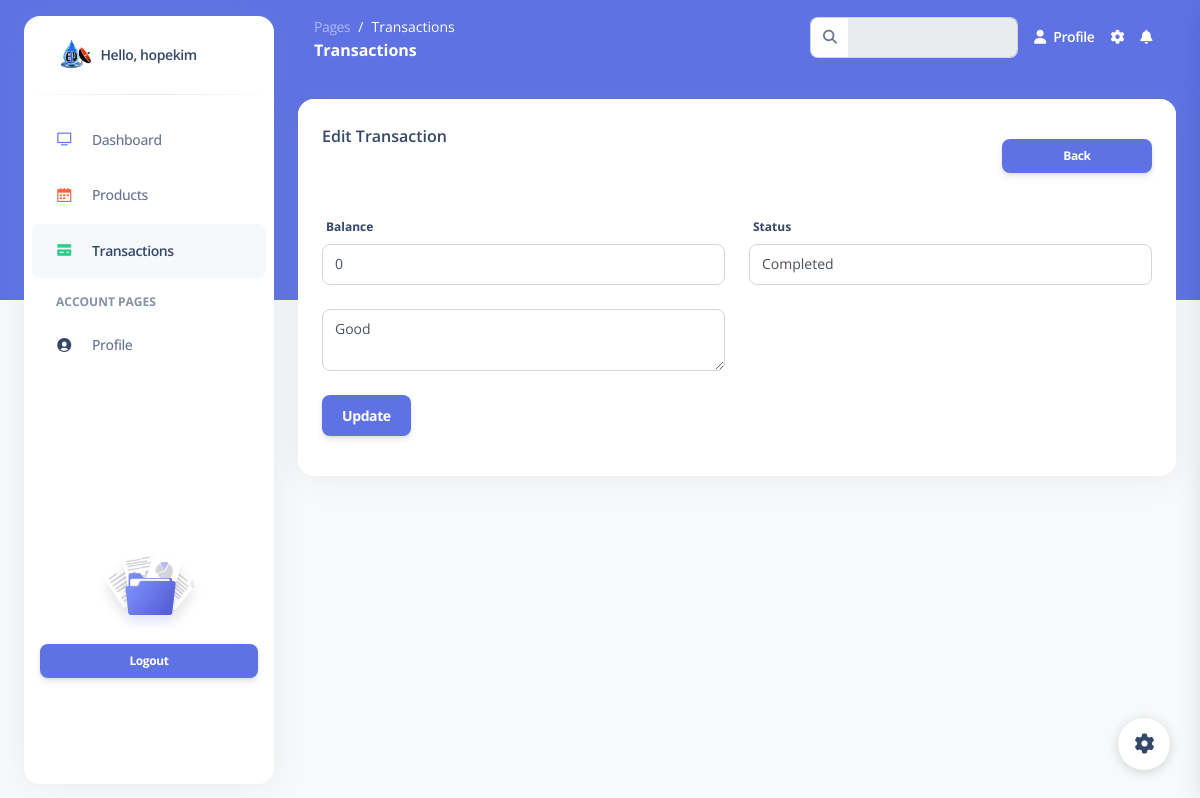
Screenshot of /customer-care/pages/edit-transaction.php?id=49 (signed in) with the database file from the repository.
### tables this page shows
CREATE TABLE `orders` (
  `id` int(11) NOT NULL,
  `user_id` int(11) NOT NULL,
  `invoice_no` varchar(11) NOT NULL,
  `customer_name` varchar(255) NOT NULL,
  `phone` varchar(255) NOT NULL,
  `notes` text NOT NULL,
  `total_price` int(11) NOT NULL,
  `balance` int(11) NOT NULL,
  `payment_mode` varchar(255) NOT NULL,
  `status` tinyint(4) NOT NULL,
  `created_at` timestamp NOT NULL DEFAULT current_timestamp()
);

### functions/userfunctions.php (called while the page is built, shortened)
<?php
function getOrders($order_id) {
    global $conn;
    $query = "SELECT * FROM orders WHERE id='$order_id'";
    return $query_run = mysqli_query($conn, $query);
}
?>

### customer-care/pages/edit-transaction.php (the view, shortened to what this page needs)
<?php
require_once '../../functions/userfunctions.php';
?>
<!DOCTYPE html>
<html lang="en">
<head>
  <link href="../assets/css/nucleo-icons.css" rel="stylesheet" />
  <link href="../assets/css/nucleo-svg.css" rel="stylesheet" />
  <link href="../assets/css/nucleo-svg.css" rel="stylesheet" />
  <link id="pagestyle" href="../assets/css/argon-dashboard.css?v=2.0.4" rel="stylesheet" />
</head>
<body class="g-sidenav-show   bg-gray-100">
  <aside class="sidenav bg-white navbar navbar-vertical navbar-expand-xs border-0 border-radius-xl my-3 fixed-start ms-4 " id="sidenav-main">
    <div class="sidenav-header">
      <a class="navbar-brand m-0" href="./profile.html">
        <img src="../logo.png" class="navbar-brand-img h-100" alt="main_logo">
        <span class="ms-1 font-weight-bold">
          <?php echo "Hello, ".$_SESSION['sessionuser']?>
        </span>
      </a>
    </div>
    <hr class="horizontal dark mt-0">
    <div class="collapse navbar-collapse  w-auto " id="sidenav-collapse-main">
      <ul class="navbar-nav">
        <li class="nav-item">
          <a class="nav-link" href="./index.php">
            <div class="icon icon-shape icon-sm border-radius-md text-center me-2 d-flex align-items-center justify-content-center">
              <i class="ni ni-tv-2 text-primary text-sm opacity-10"></i>
            </div>
            <span class="nav-link-text ms-1">Dashboard</span>
          </a>
        </li>
        <li class="nav-item">
          <a class="nav-link " href="./products.php">
            <div class="icon icon-shape icon-sm border-radius-md text-center me-2 d-flex align-items-center justify-content-center">
              <i class="ni ni-calendar-grid-58 text-warning text-sm opacity-10"></i>
            </div>
            <span class="nav-link-text ms-1">Products</span>
          </a>
        </li>
        <li class="nav-item">
          <a class="nav-link active" href="./transactions.php">
            <div class="icon icon-shape icon-sm border-radius-md text-center me-2 d-flex align-items-center justify-content-center">
              <i class="ni ni-credit-card text-success text-sm opacity-10"></i>
            </div>
            <span class="nav-link-text ms-1">Transactions</span>
          </a>
        </li>
        <li class="nav-item mt-3">
          <h6 class="ps-4 ms-2 text-uppercase text-xs font-weight-bolder opacity-6">Account pages</h6>
        </li>
        <li class="nav-item">
          <a class="nav-link " href="./profile.php">
            <div class="icon icon-shape icon-sm border-radius-md text-center me-2 d-flex align-items-center justify-content-center">
              <i class="ni ni-circle-08 text-dark text-sm opacity-10"></i>
            </div>
            <span class="nav-link-text ms-1">Profile</span>
          </a>
        </li>
      </ul>
    </div>
    <div class="sidenav-footer mx-3 ">
      <div class="card card-plain shadow-none" id="sidenavCard">
        <img class="w-50 mx-auto" src="../assets/img/illustrations/icon-documentation.svg" alt="sidebar_illustration">
        <div class="card-body text-center p-3 w-100 pt-0">
        </div>
      </div>
      <a class="btn btn-primary btn-sm mb-0 w-100" onclick="return confirm('Are you sure to logout?')" href="../../includes/logout.php" type="button">Logout</a>
    </div>
  </aside>
  <main class="main-content position-relative border-radius-lg ">
    <nav class="navbar navbar-main navbar-expand-lg px-0 mx-4 shadow-none border-radius-xl " id="navbarBlur" data-scroll="false">
      <div class="container-fluid py-1 px-3">
        <nav aria-label="breadcrumb">
          <ol class="breadcrumb bg-transparent mb-0 pb-0 pt-1 px-0 me-sm-6 me-5">
            <li class="breadcrumb-item text-sm"><a class="opacity-5 text-white" href="javascript:;">Pages</a></li>
            <li class="breadcrumb-item text-sm text-white active" aria-current="page">Transactions</li>
          </ol>
          <h6 class="font-weight-bolder text-white mb-0">Transactions</h6>
        </nav>
        <div class="collapse navbar-collapse mt-sm-0 mt-2 me-md-0 me-sm-4" id="navbar">
          <div class="ms-md-auto pe-md-3 d-flex align-items-center">
            <div class="input-group">
              <span class="input-group-text text-body"><i class="fas fa-search" aria-hidden="true"></i></span>
              <input type="text" class="form-control" disabled>
            </div>
          </div>
          <ul class="navbar-nav  justify-content-end">
            <li class="nav-item d-flex align-items-center">
              <a href="profile.php" class="nav-link text-white font-weight-bold px-0">
                <i class="fa fa-user me-sm-1"></i>
                <span class="d-sm-inline d-none">Profile</span>
              </a>
            </li>
            <li class="nav-item px-3 d-flex align-items-center">
              <a href="javascript:;" class="nav-link text-white p-0">
                <i class="fa fa-cog fixed-plugin-button-nav cursor-pointer"></i>
              </a>
            </li>
            <li class="nav-item dropdown pe-2 d-flex align-items-center">
              <a href="javascript:;" class="nav-link text-white p-0" id="dropdownMenuButton" data-bs-toggle="dropdown" aria-expanded="false">
                <i class="fa fa-bell cursor-pointer"></i>
              </a>
            </li>
          </ul>
        </div>
      </div>
    </nav>
    <div class="container-fluid py-4">
      <div class="row">
        <div class="col-12">
          <div class="card mb-4">
            <div class="card-header pb-0">
            <button onclick="window.location.href='transactions.php'" class="btn btn-primary btn-sm my-3 " style="float: right; width: 150px;">Back</button>
              <h6>Edit Transaction</h6>
            </div>
            <?php
                $order_id = $_GET['id'];
                $orders = getOrders($order_id);
                $info = mysqli_fetch_array($orders);
            ?>
            <div class="card-body">
            <form id="editTrans">
            <div class="row">
            <div class="col-md-6 mb-4">
                    <label>Balance</label>
                    <input type="number" name="balance" value="<?=$info['balance']?>" placeholder="Enter balance to be paid by client" class="form-control">
                </div>
                <div class="col-md-6 mb-4">
                    <label>Status</label>
                    <select name="status" required class="form-control">
                    <option value="1" <?= $info['status'] == 1 ? 'selected':''?>>Completed</option>
                    </select>
                </div>
                </div>
                <div class="row mb-4">
                  <div class="col-md-6">
                      <textarea name="notes" class="form-control"><?= $info['notes']?></textarea>
                  </div>
              </div>
                <div class="row">
                  <div class="col-md-12">
                      <button type="submit" class="btn btn-primary">Update</button>
                  </div>
                </div>
            </div>
          </div>
          </div>
        </div>
      </div>
  </main>
  <div class="fixed-plugin">
    <a class="fixed-plugin-button text-dark position-fixed px-3 py-2">
      <i class="fa fa-cog py-2"> </i>
    </a>
    </div>
</body>
</html>

### customer-care/assets/css/nucleo-svg.css (style rules this page uses)
.icon { display: inline-block; color: #111111; height: 1em; width: 1em; }
.icon-sm { height: 0.8em; width: 0.8em; }
.icon { fill: currentColor; stroke: none; }

### rows the page displays
orders: balance "0", status "Completed", notes "Good"

### other values shown
$_SESSION['sessionuser'] "hopekim"
